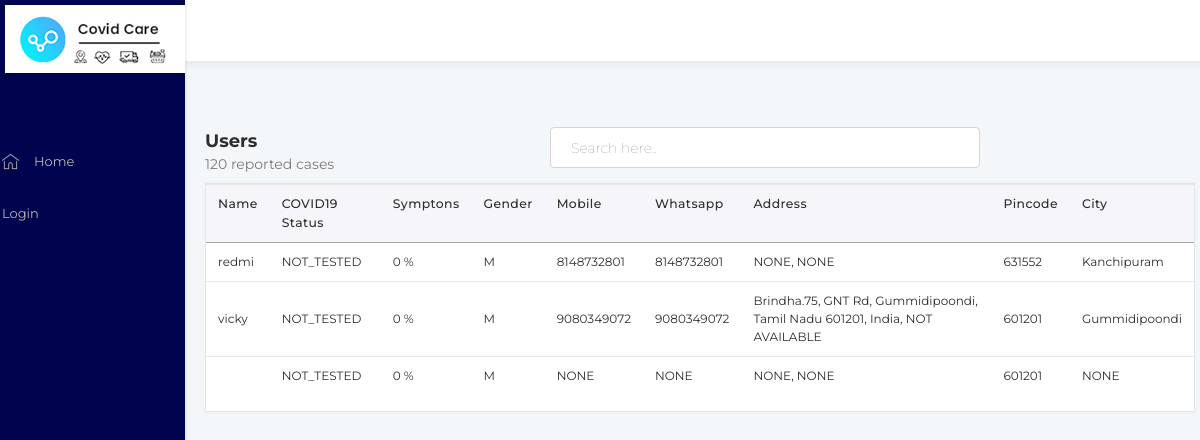
The app's page /customer_list/, older data.
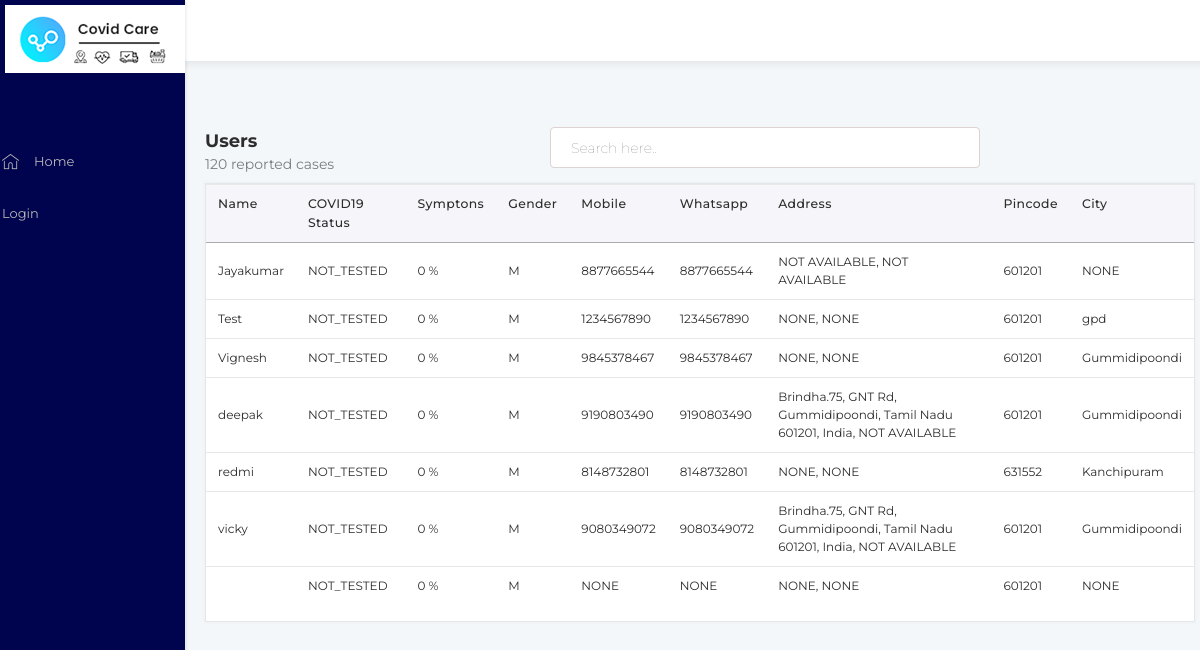
The same page, newer data.
### GEN/models.py (models this page shows, shortened)
class UserProfileInfo(models.Model):
    user = models.OneToOneField(User, on_delete=models.CASCADE)
    app_user_name = models.CharField(max_length=40, unique=False, default=dbconstants.VAL_STR_DEFAULT)
    password = models.CharField(max_length=16, unique=False, default=dbconstants.VAL_STR_DEFAULT)
    gender = models.CharField(max_length=10, unique=False, choices=dbconstants.GENDER_SET, default=dbconstants.GENDER_MALE)
    guardian = models.ForeignKey('self', on_delete=models.CASCADE, null = True, unique= False, related_name="user_guardian",  blank=True)
    age = models.CharField(max_length=2, unique=False, null = True)
    user_m_status = models.CharField(max_length=3, choices=dbconstants.M_STATUS_TYPES, default = dbconstants.M_STATUS_NOT_TESTED)
    app_user_type = models.ForeignKey(AppUserType, on_delete=models.CASCADE, null=True)
    phone_primary = models.CharField(max_length=10, unique=False, default=dbconstants.VAL_STR_DEFAULT)
    phone_secondary = models.CharField(max_length=10, unique=False, default=dbconstants.VAL_STR_DEFAULT)
    location_area = models.CharField(max_length=280, unique=False, default=dbconstants.VAL_STR_DEFAULT)
    location_sublocality = models.CharField(max_length=280, unique=False, default=dbconstants.VAL_STR_DEFAULT)
    location_locality = models.CharField(max_length=280, unique=False, default=dbconstants.VAL_STR_DEFAULT)
    device_token = models.CharField(max_length=250, default=dbconstants.VAL_STR_DEFAULT, null=True)
    symptom_total = models.IntegerField(default=0)
    location_city = models.CharField(max_length=280, unique=False, default=dbconstants.VAL_STR_DEFAULT)
    location_state = models.CharField(max_length=80, unique=False, choices=dbconstants.STATE_LIST, default=dbconstants.STATE_TAMIL_NADU)
    location_pincode = models.CharField(max_length=6, unique=False, default="601201")
    location_latitude = models.CharField(max_length=50, unique=False, default=dbconstants.VAL_STR_DEFAULT, null=True)
    location_longitude = models.CharField(max_length=50, unique=False, default=dbconstants.VAL_STR_DEFAULT, null=True)
    user_language = models.CharField(max_length=3, choices=dbconstants.USER_LANGUAGE, default = dbconstants.USER_LG_ENGLISH)
    user_type = models.CharField(max_length=3, choices=dbconstants.USER_TYPES, default = dbconstants.USER_TYPE_CONSUMER)
    user_status = models.CharField(max_length=2, choices=dbconstants.USER_STATUS, default=dbconstants.USER_STATUS_ACTIVE)
    status = models.CharField(max_length=2, choices=dbconstants.STATUS,  default=dbconstants.STATUS_ACTIVE)
    created_at = models.DateTimeField(auto_now_add=True)
    updated_at = models.DateTimeField(auto_now=True)
    is_available = models.BooleanField(default=True)
    is_active = models.BooleanField(default=True)
    brand = models.ForeignKey('GEN.BrandBasicInfo', on_delete=models.CASCADE, null=True, blank=True)
    brandbranch = models.ForeignKey('GEN.BrandBranchBasicInfo', on_delete=models.SET_NULL, null=True, blank=True)

### GEN/views.py (the view)
# urls.py: path('customer_list/',views.customer_list, name = "customer_list"),
def customer_list(request):
    user_list = UserProfileInfo.objects.prefetch_related('user').filter(user_type = dbconstants.USER_TYPE_CONSUMER).order_by('-created_at')
    user_list_final = []
    c_status = {}
    c_status["PTV"] = "TESTED_POSITIVE"
    c_status["NTV"] = "TESTED_NEGATIVE"
    c_status["TIP"] = "TEST_IN_PROGRESS"
    c_status["NTD"] = "NOT_TESTED"
    for user_temp in user_list:
        user_meta_raw = User.objects.get(username=user_temp.user)
        user_meta = {}
        user_meta['username'] = user_meta_raw.username
        user_meta['fullname'] = user_meta_raw.first_name
        user_meta['c_status'] =c_status[user_temp.user_m_status]
        user_parent_set = {}
        user_parent_set['user_meta'] = user_meta
        user_parent_set['user_profile'] = user_temp
        user_list_final.append(user_parent_set)
    serialized_obj = serializers.serialize('json', user_list)
    print("sizeb:"+ str(user_list.count()))
    page = request.GET.get('page', 1)
    paginator = Paginator(user_list_final, 10)
    try:
        users = paginator.page(page)
    except PageNotAnInteger:
        users = paginator.page(1)
    except EmptyPage:
        users = paginator.page(paginator.num_pages)
    return render(request, 'GEN/customers.html',  {'state_list':dbconstants.STATE_LIST_DICT, 'users': users})

### templates/GEN/customers.html (shortened to what this page needs)
{% extends "GEN/base.html" %}
{% block body_block %}
<div class="col-12  pl_20 pr_20">
  <div class="col-12 col-md-4 float-left pl_0">
    <h1 class="header_title float-left mt_15 w-100">Users </h1>
    <span class="font_14 float-left grey_color">120 reported cases</span>
  </div>
  <div class="col-md-8 float-right pr_0 mb_15">
    <input type="email" class="form-control float-left col-md-8 mt_15" placeholder="Search here..">
  </div>
<div class="common_container  pt_0">
  <div class="table-responsive">
      <table class="table">
          <thead>
            <tr>
              <th>Name</th>
              <th>COVID19 Status</th>
              <th>Symptons</th>
              <th>Gender</th>
              <th>Mobile</th>
              <th>Whatsapp</th>
              <th>Address</th>
              <th>Pincode</th>
              <th>City</th>
            </tr>
          </thead>
          <tbody>
            {% for user in users %}
              <tr>
                <td onclick="getUserOrderDetails('{{user.user_meta.username }}')">{{ user.user_meta.fullname }}</td>
                <td>{{ user.user_meta.c_status }}</td>
                <td>{{ user.user_profile.symptom_total }} %</td>
                <td>{{ user.user_profile.gender }}</td>
                <td>{{ user.user_profile.phone_primary }}</td>
                <td>{{ user.user_profile.phone_secondary }}</td>
                <td>{{ user.user_profile.location_area }}, {{ user.user_profile.location_sublocality }} </td>
                <td>{{ user.user_profile.location_pincode }}</td>
                <td>{{ user.user_profile.location_city }}</td>
              </tr>
            {% endfor %}
          </tbody>
        </table>
  </div>
</div>
</div>
{% endblock %}

### templates/GEN/base.html (shortened to what this page needs)
<!doctype html>
{% load staticfiles %}
<html lang="en">
  <head>
  <link rel="stylesheet" href="https://maxcdn.bootstrapcdn.com/bootstrap/4.0.0/css/bootstrap.min.css">
  <link rel="stylesheet" href="../static/css/main.css">
</head>
<body >
  <div class="row">
  <div class="col-12 left_sidebar col-md-2">
    <div class="logo"><img src="../static/images/logo_hora.png" alt=""></div>
    <ul class="sidebar-nav">
      <li role="presentation"><a href="{% url 'GEN:index' %}"> <span class="icon_set icon-home menu_icon"></span> Home </a></li>
      {% if user.is_authenticated %}
      <li role="presentation"><a  href="{% url 'GEN:customer_list' %}"> <span class="icon_set icon-group menu_icon"></span>Users</a></li>
      <li role="presentation"><a  href="{% url 'GEN:customer_heatmap' %}"> <span class="icon_set icon-package menu_icon"></span>User Heat Map</a></li>
      <li role="presentation"><a  href="{% url 'GEN:product_list' %}"> <span class="icon_set icon-settings menu_icon"></span>Product</a></li>
      <li role="presentation"><a  href="{% url 'GEN:orders_list' %}"> <span class="icon_set icon-package menu_icon"></span> Orders</a></li>
      {% else %}
      <li role="presentation" ><a  href="{% url 'GEN:login' %}">Login</a></li>
      {% endif %}
    </ul>
  </div>
  <div class="col-12 col-md-12 no-padding">
    <div class="top_header">
        {% if user.is_authenticated %}
        <div class="col-md-10 float-left pl_10">Welcome: {{ user.username }}</div>
        <div class="col-md-2 float-right">
            <a  class="text-right w-100 float-right" href="{% url 'GEN:logout' %}"> Logout</a>
            {% else %}
            <a  href="{% url 'GEN:login' %}">Login</a>
            {% endif %}
        </div>
      </div>
    <div class="right_sidebar">
    {% block body_block %}
    {% endblock %}
    </div>
  </div>
  </body>
</html>

### static/css/main.css (style rules this page uses)
:root { --orange: #2B31BA !important; ; --light-blue: #547398 !important; ; --primary: #2d2d2d !important; ; --second: #4d4d4d !important; ; --white: #fff; --grey: #7B7B7B !important; ; }
body { font-size: 14px; background: #F3F7FA; overflow-x: hidden; color: var(--primary); position: relative; font-family: 'Montserrat', sans-serif; }
.common_container { float: left; width: 100%; position: relative; background: #fff; background-color: #fff; transition: all 300ms ease-out; box-shadow: 0px 0px 2px 1px #f0f0f0; border: 1px solid #e2e8ea; }
.right_sidebar { margin-left: 200px; margin-top: 51px; display: block; }
.left_sidebar { box-shadow: 2px 1px 2px 0px #1312120f; padding: 0px; top: 0; bottom: 0; z-index: 1000; height: calc(100vh - 0rem); position: fixed; background-color: #00034d; width: 200px; }
ul.sidebar-nav { list-style: none; padding-left: 0; margin-top: 60px; }
ul.sidebar-nav>li>a { color: #b8b8b8; font-size: 13px; width: 100%; padding: 18px 0 12px; float: left; padding-left: 15px; border-left: 2px solid transparent; margin-bottom: 5px; }
ul.sidebar-nav>li { line-height: 10px; }
.logo { padding: 5px 20px 5px; }
.menu_icon { float: left; margin-right: 15px; margin-top: -3px; font-size: 17px; line-height: normal; }
.top_header { float: left; width: 100%; background: #fff; padding: 20px; position: relative; box-shadow: 5px 3px 7px 1px #1312120f; }
.header_title { font-size: 18px; font-style: normal; font-stretch: normal; line-height: 28px; text-align: left; float: left; margin: 0; font-weight: 700; color: var(--black); font-family: 'Montserrat', sans-serif !important; }
.table thead th { vertical-align: top; border-bottom: 1.6px solid #ababab; font-size: 12.4px; font-weight: 500; letter-spacing: 0.4px; }
thead { background: #f6f6fa; }
.table td, .table th { padding: 0.75rem; vertical-align: middle; border-top: 1px solid #E8E8E8; padding-top: 10px; padding-bottom: 10px; font-size: 12px; }
.grey_color { color: var(--grey); }
.font_14 { font-size: 14px !important; line-height: normal; }
.form-control { border: 1px solid #dcd3d3; background-color: #fff; border-radius: 4px; padding: 10px 20px 10px; height: calc(2.5rem + 1px) !important; line-height: normal; font-size: 14px; color: #4d4d4d; transition: none; font-weight: 100 !important; }
.pl_0 { padding-left: 0px !important; }
.pr_0 { padding-right: 0px !important; }
.pt_0 { padding-top: 0px !important; }
.pl_20 { padding-left: 20px !important; }
.pr_20 { padding-right: 20px !important; }
.mb_15 { margin-bottom: 15px !important; }
.mt_15 { margin-top: 15px !important; }
.no-padding { padding: 0px !important; }
.icon_set:before { font-family: 'lavendel' !important; speak: none; font-style: normal; font-weight: normal; font-variant: normal; text-transform: none; line-height: 1; -webkit-font-smoothing: antialiased; -moz-osx-font-smoothing: grayscale; }
.icon-home:before { content: "\e902"; }

Row changes from the older to the newer data that the page shows:
added UserProfileInfo: user_meta.fullname "Jayakumar", user_meta.c_status "NOT_TESTED", user_profile.symptom_total "0", user_profile.gender "M", user_profile.phone_primary "8877665544", user_profile.phone_secondary "8877665544", user_profile.location_area "NOT AVAILABLE", user_profile.location_sublocality "NOT AVAILABLE", user_profile.location_pincode "601201", user_profile.location_city "NONE"
added UserProfileInfo: user_meta.fullname "Test", user_meta.c_status "NOT_TESTED", user_profile.symptom_total "0", user_profile.gender "M", user_profile.phone_primary "1234567890", user_profile.phone_secondary "1234567890", user_profile.location_area "NONE", user_profile.location_sublocality "NONE", user_profile.location_pincode "601201", user_profile.location_city "gpd"
added UserProfileInfo: user_meta.fullname "Vignesh", user_meta.c_status "NOT_TESTED", user_profile.symptom_total "0", user_profile.gender "M", user_profile.phone_primary "9845378467", user_profile.phone_secondary "9845378467", user_profile.location_area "NONE", user_profile.location_sublocality "NONE", user_profile.location_pincode "601201", user_profile.location_city "Gummidipoondi"
added UserProfileInfo: user_meta.fullname "deepak", user_meta.c_status "NOT_TESTED", user_profile.symptom_total "0", user_profile.gender "M", user_profile.phone_primary "9190803490", user_profile.phone_secondary "9190803490", user_profile.location_area "Brindha.75, GNT Rd, Gummidipoondi, Tamil Nadu 601201, India", user_profile.location_sublocality "NOT AVAILABLE", user_profile.location_pincode "601201", user_profile.location_city "Gummidipoondi"
